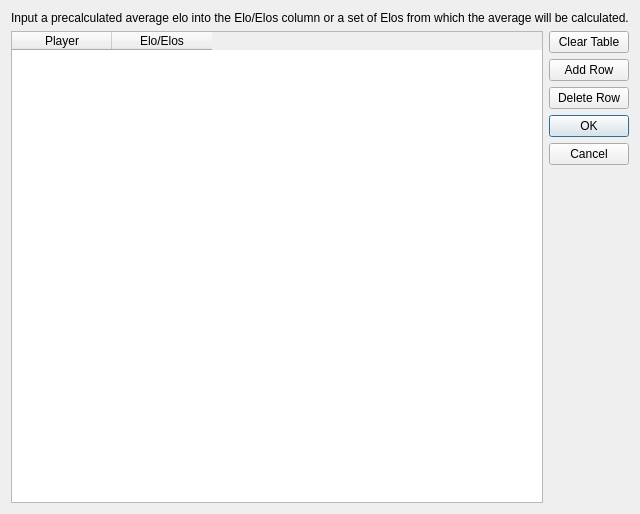
<?xml version="1.0" encoding="UTF-8"?>
<ui version="4.0">
 <class>editTable_Dialog</class>
 <widget class="QDialog" name="editTable_Dialog">
  <property name="geometry">
   <rect>
    <x>0</x>
    <y>0</y>
    <width>575</width>
    <height>514</height>
   </rect>
  </property>
  <property name="windowTitle">
   <string>Dialog</string>
  </property>
  <layout class="QVBoxLayout" name="verticalLayout_2">
   <item>
    <widget class="QLabel" name="label">
     <property name="text">
      <string>Input a precalculated average elo into the Elo/Elos column or a set of Elos from which the average will be calculated.</string>
     </property>
    </widget>
   </item>
   <item>
    <layout class="QHBoxLayout" name="horizontalLayout">
     <item>
      <widget class="QTableWidget" name="tableWidget">
       <property name="enabled">
        <bool>true</bool>
       </property>
       <property name="rowCount">
        <number>0</number>
       </property>
       <column>
        <property name="text">
         <string>Player</string>
        </property>
       </column>
       <column>
        <property name="text">
         <string>Elo/Elos</string>
        </property>
       </column>
      </widget>
     </item>
     <item>
      <layout class="QVBoxLayout" name="verticalLayout">
       <item>
        <widget class="QPushButton" name="clearTable_pushButton">
         <property name="text">
          <string>Clear Table</string>
         </property>
        </widget>
       </item>
       <item>
        <widget class="QPushButton" name="addRow_pushButton">
         <property name="text">
          <string>Add Row</string>
         </property>
        </widget>
       </item>
       <item>
        <widget class="QPushButton" name="deleteRow_pushButton_2">
         <property name="text">
          <string>Delete Row</string>
         </property>
        </widget>
       </item>
       <item>
        <widget class="QDialogButtonBox" name="buttonBox">
         <property name="orientation">
          <enum>Qt::Vertical</enum>
         </property>
         <property name="standardButtons">
          <set>QDialogButtonBox::Cancel|QDialogButtonBox::Ok</set>
         </property>
        </widget>
       </item>
      </layout>
     </item>
    </layout>
   </item>
  </layout>
 </widget>
 <resources/>
 <connections>
  <connection>
   <sender>buttonBox</sender>
   <signal>accepted()</signal>
   <receiver>editTable_Dialog</receiver>
   <slot>accept()</slot>
   <hints>
    <hint type="sourcelabel">
     <x>248</x>
     <y>254</y>
    </hint>
    <hint type="destinationlabel">
     <x>157</x>
     <y>274</y>
    </hint>
   </hints>
  </connection>
  <connection>
   <sender>buttonBox</sender>
   <signal>rejected()</signal>
   <receiver>editTable_Dialog</receiver>
   <slot>reject()</slot>
   <hints>
    <hint type="sourcelabel">
     <x>316</x>
     <y>260</y>
    </hint>
    <hint type="destinationlabel">
     <x>286</x>
     <y>274</y>
    </hint>
   </hints>
  </connection>
 </connections>
</ui>
